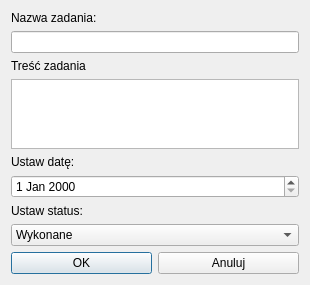
<?xml version="1.0" encoding="UTF-8"?>
<ui version="4.0">
 <class>Dialog</class>
 <widget class="QDialog" name="Dialog">
  <property name="geometry">
   <rect>
    <x>0</x>
    <y>0</y>
    <width>310</width>
    <height>277</height>
   </rect>
  </property>
  <property name="windowTitle">
   <string>Dialog</string>
  </property>
  <layout class="QGridLayout" name="gridLayout">
   <item row="0" column="0">
    <layout class="QVBoxLayout" name="verticalLayout_6">
     <item>
      <layout class="QVBoxLayout" name="verticalLayout_5">
       <item>
        <layout class="QVBoxLayout" name="verticalLayout_2">
         <item>
          <widget class="QLabel" name="label_2">
           <property name="text">
            <string>Nazwa zadania:</string>
           </property>
          </widget>
         </item>
         <item>
          <widget class="QLineEdit" name="nazwa"/>
         </item>
        </layout>
       </item>
       <item>
        <layout class="QVBoxLayout" name="verticalLayout_4">
         <item>
          <widget class="QLabel" name="label_4">
           <property name="text">
            <string>Treść zadania</string>
           </property>
          </widget>
         </item>
         <item>
          <widget class="QTextEdit" name="tresc"/>
         </item>
        </layout>
       </item>
       <item>
        <layout class="QVBoxLayout" name="verticalLayout">
         <item>
          <widget class="QLabel" name="label">
           <property name="text">
            <string>Ustaw datę:</string>
           </property>
          </widget>
         </item>
         <item>
          <widget class="QDateEdit" name="czas"/>
         </item>
        </layout>
       </item>
       <item>
        <layout class="QVBoxLayout" name="verticalLayout_3">
         <item>
          <widget class="QLabel" name="label_3">
           <property name="text">
            <string>Ustaw status:</string>
           </property>
          </widget>
         </item>
         <item>
          <widget class="QComboBox" name="status">
           <item>
            <property name="text">
             <string>Wykonane</string>
            </property>
           </item>
           <item>
            <property name="text">
             <string>Niewykonane</string>
            </property>
           </item>
          </widget>
         </item>
        </layout>
       </item>
      </layout>
     </item>
     <item>
      <layout class="QHBoxLayout" name="horizontalLayout">
       <item>
        <widget class="QPushButton" name="OK">
         <property name="text">
          <string>OK</string>
         </property>
        </widget>
       </item>
       <item>
        <widget class="QPushButton" name="Anuluj">
         <property name="text">
          <string>Anuluj</string>
         </property>
        </widget>
       </item>
      </layout>
     </item>
    </layout>
   </item>
  </layout>
 </widget>
 <resources/>
 <connections/>
</ui>
